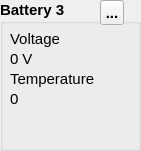
      <widget class="QGroupBox" name="groupBox_4">
       <property name="geometry">
        <rect>
         <x>750</x>
         <y>170</y>
         <width>141</width>
         <height>151</height>
        </rect>
       </property>
       <property name="font">
        <font>
         <pointsize>11</pointsize>
         <weight>75</weight>
         <bold>true</bold>
        </font>
       </property>
       <property name="title">
        <string>Battery 3</string>
       </property>
       <widget class="QLabel" name="voltage_3">
        <property name="geometry">
         <rect>
          <x>10</x>
          <y>50</y>
          <width>41</width>
          <height>17</height>
         </rect>
        </property>
        <property name="font">
         <font>
          <pointsize>11</pointsize>
          <weight>50</weight>
          <bold>false</bold>
         </font>
        </property>
        <property name="text">
         <string>0 V</string>
        </property>
       </widget>
       <widget class="QLabel" name="label_17">
        <property name="geometry">
         <rect>
          <x>10</x>
          <y>70</y>
          <width>111</width>
          <height>17</height>
         </rect>
        </property>
        <property name="font">
         <font>
          <pointsize>11</pointsize>
          <weight>50</weight>
          <bold>false</bold>
         </font>
        </property>
        <property name="text">
         <string>Temperature </string>
        </property>
       </widget>
       <widget class="QLabel" name="label_18">
        <property name="geometry">
         <rect>
          <x>10</x>
          <y>30</y>
          <width>67</width>
          <height>17</height>
         </rect>
        </property>
        <property name="font">
         <font>
          <pointsize>11</pointsize>
          <weight>50</weight>
          <bold>false</bold>
         </font>
        </property>
        <property name="text">
         <string>Voltage </string>
        </property>
       </widget>
       <widget class="QLabel" name="temp_3">
        <property name="geometry">
         <rect>
          <x>10</x>
          <y>90</y>
          <width>71</width>
          <height>17</height>
         </rect>
        </property>
        <property name="font">
         <font>
          <pointsize>11</pointsize>
          <weight>50</weight>
          <bold>false</bold>
         </font>
        </property>
        <property name="text">
         <string>0 </string>
        </property>
       </widget>
       <widget class="QToolButton" name="toolButton_3">
        <property name="geometry">
         <rect>
          <x>100</x>
          <y>0</y>
          <width>24</width>
          <height>25</height>
         </rect>
        </property>
        <property name="text">
         <string>...</string>
        </property>
       </widget>
      </widget>
